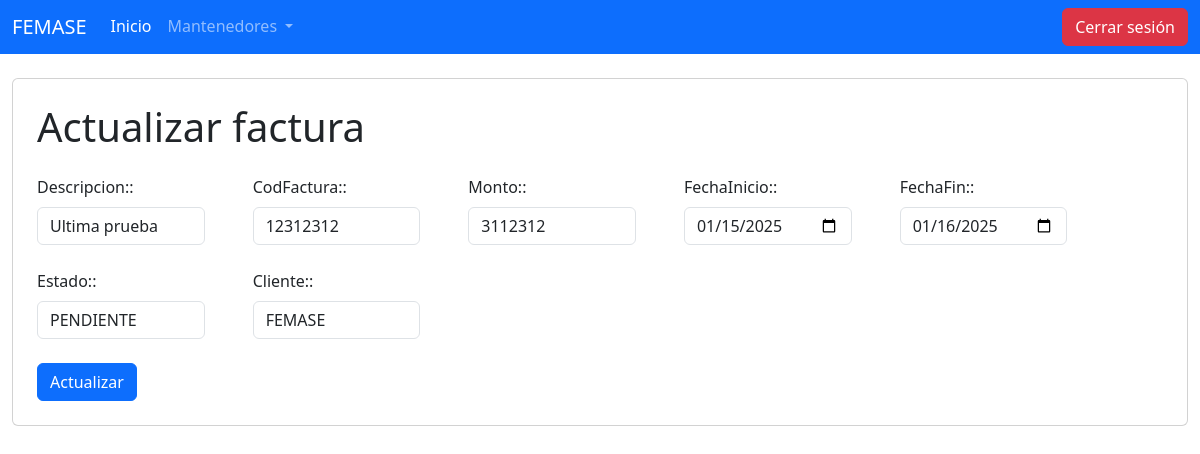
The app's page /facturas/12/actualizar (signed in) with its own data.
### mantenedorClientes/models.py (models this page shows)
class Factura(models.Model):
    descripcion = models.CharField(max_length=60)
    codFactura = models.IntegerField()
    monto = models.IntegerField()
    fechaInicio = models.DateField()
    fechaFin = models.DateField()
    estado = models.CharField(max_length=20, choices=estados)
    cliente = models.ForeignKey(Cliente, on_delete=models.CASCADE)

### mantenedorClientes/views.py (the view)
# urls.py: path("facturas/<int:factura_id>/actualizar", views.actualizarFactura, name='actualizarFactura'),
@login_required(login_url="/")
def actualizarFactura(request, factura_id):
    if request.method == 'GET':
        factura = get_object_or_404(Factura, pk=factura_id)
        form = AddFacturaForm(instance=factura)
        return render(request, 'adminTemp/actualizarFactura.html', { 'factura': factura, 'form': form })
    else:
        factura = get_object_or_404(Factura, pk=factura_id)
        form = AddFacturaForm(request.POST, instance=factura)
        form.save()
        return redirect('facturas')

### mantenedorClientes/forms.py
class AddFacturaForm(forms.ModelForm):
    class Meta:
        model = Factura
        fields = '__all__'
        widgets = {
            'fechaInicio': forms.DateInput(
            format=('%Y-%m-%d'),
            attrs={'class': 'form-control',
                'placeholder': 'Select a date',
                'type': 'date'
                }),
            'fechaFin': forms.DateInput(
            format=('%Y-%m-%d'),
            attrs={'class': 'form-control',
                'placeholder': 'Select a date',
                'type': 'date'
                })
        }
    def __init__(self, *args, **kwargs):
        super(AddFacturaForm, self).__init__(*args, **kwargs)
        for field_name, field in self.fields.items():
            field.widget.attrs['class'] = 'form-control mt-2'
            field.widget.attrs['autocomplete'] = 'off'

### mantenedorClientes/models.py (called while the page is built)
    def __str__(self):
        return self.nombreCliente

### mantenedorClientes/templates/adminTemp/actualizarFactura.html (shortened to what this page needs)
{% extends '../base.html' %}  {% block content %}
<div class="container-fluid my-4">
  <div class="card p-4">
    <div class="display-6">Actualizar factura</div>
    <form method="post">
      <div class="row gap-4 mt-4">
        {% for field in form %}
          <div class="col-2">
              {{ field.label_tag }}: {{ field }}
          </div>
          {% endfor %}
      </div>
        <button class="btn btn-primary mt-4">Actualizar</button>
    </form>
  </div>
</div>
{% endblock %}

### records on screen
Factura: form "Ultima prueba" "12312312" "3112312" "01/15/2025" "01/16/2025" "PENDIENTE" "FEMASE"

### other values on screen
{{ field.label_tag }} "Descripcion:" "CodFactura:" "Monto:" "FechaInicio:" "FechaFin:" "Estado:" "Cliente:"
